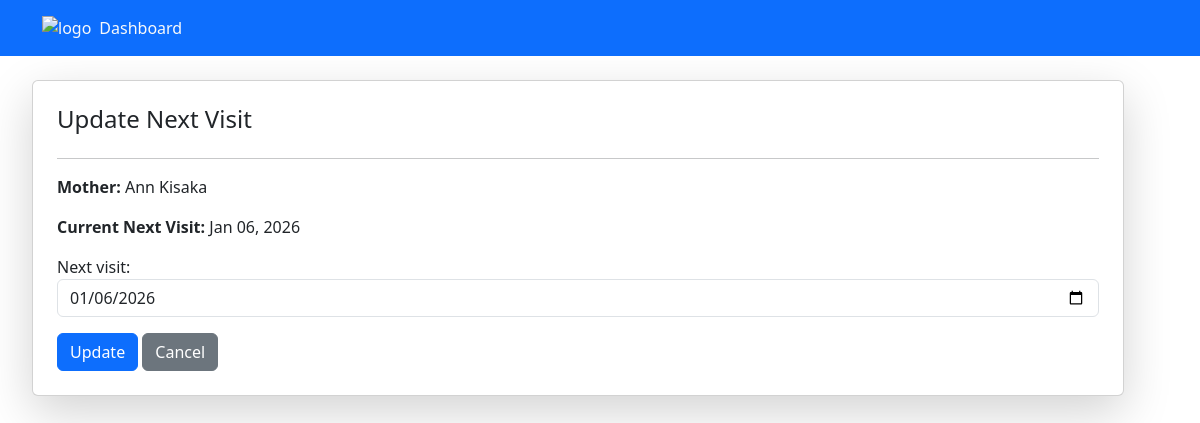
Page /Mom/pregnancy/3/next-visit/ (signed in) on the committed database.
### Mom/models.py (models this page shows, shortened)
class Pregnancy(models.Model):
    mother = models.ForeignKey(Mother, on_delete=models.CASCADE, related_name='pregnancies')
    due_date = models.DateField(null=True, blank=True)
    next_visit = models.DateField(null=True, blank=True)
    created_at = models.DateTimeField(auto_now_add=True)

class Mother (models.Model):
    name=models.CharField(max_length=255)
    phone=models.CharField(max_length=20,help_text="Format 07..or 01...or +254....")
    language=models.CharField(max_length=50,default='en')
    consent=models.BooleanField(db_default=False)
    hospital=models.CharField(max_length=255)
    created_at=models.DateTimeField(default=timezone.now)

### Mom/views.py (the view)
# urls.py: path('pregnancy/<int:pregnancy_id>/next-visit/', update_next_visit, name='update_next_visit'),
@login_required
def update_next_visit(request, pregnancy_id):
    pregnancy = get_object_or_404(Pregnancy, id=pregnancy_id)
    if request.method == 'POST':
        form = PregnancyNextVisitForm(request.POST, instance=pregnancy)
        if form.is_valid():
            form.save()
            return redirect('motherPage', pk=pregnancy.mother.id)
    else:
        form = PregnancyNextVisitForm(instance=pregnancy)
    return render(request, 'Mom/update_next_visit.html', {'form': form, 'pregnancy': pregnancy})

### Mom/forms.py
class PregnancyNextVisitForm(forms.ModelForm):
    class Meta:
        model = Pregnancy
        fields = ['next_visit']
        widgets = {
            'next_visit': forms.DateInput(attrs={'type': 'date', 'class': 'form-control'}),
        }

### Mom/templates/Mom/update_next_visit.html (shortened to what this page needs)
{% extends 'main.html' %}
{% block content %}
<div class="container mt-4">
  <div class="card p-4 shadow-lg">
    <h4>Update Next Visit</h4>
    <hr>
    <p><strong>Mother:</strong> {{ pregnancy.mother.name }}</p>
    <p><strong>Current Next Visit:</strong>
       {% if pregnancy.next_visit %} {{ pregnancy.next_visit|date:"M d, Y" }} {% else %} Not set {% endif %}
    </p>
    <form method="POST">
      <div class="mb-3">
        {{ form.next_visit.label_tag }}
        {{ form.next_visit }}
      </div>
      <button type="submit" class="btn btn-primary">Update</button>
      <a href="{% url 'motherPage' pregnancy.mother.id %}" class="btn btn-secondary">Cancel</a>
    </form>
  </div>
</div>
{% endblock %}

### rows in the picture
Pregnancy: mother.name "Ann Kisaka", next_visit "Jan 06, 2026", next_visit "01/06/2026"
